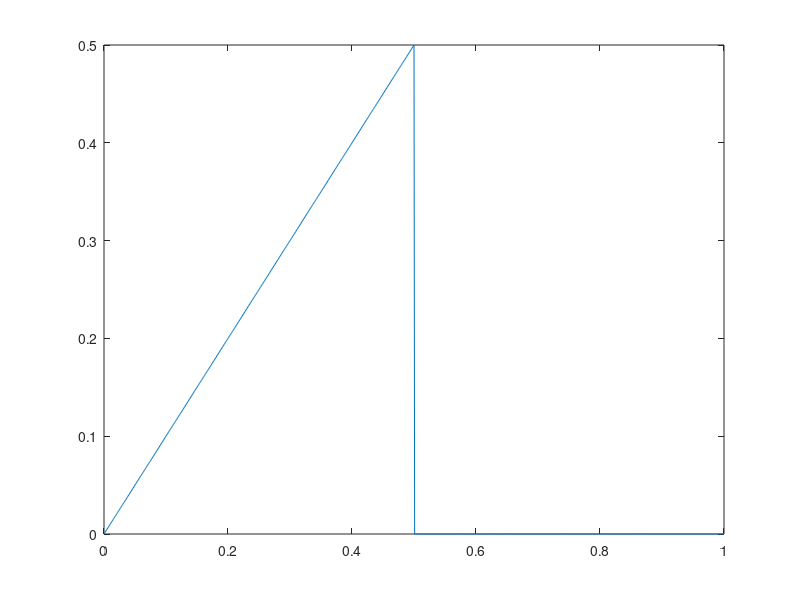

The MATLAB script that drew this image:
% John Semmlow- 'Signals and Systems for Bioengineers, A MATLAB - Based Introduction', 2ndEd
% Example 3.2
% MATLAB program to check the analytical result of fourier series coefficients 
%

N = 1000;
fs = 1000;
T = 1;
t = (1:N)/fs;
x = [t(1:N/2) zeros(1,N/2)];

plot(t,x);
for m = 1:4
    b = (2/N)*sum(x.*sin(2*pi*m*t));
    a = (2/N)*sum(x.*cos(2*pi*m*t));
    A = sqrt(a^2+b^2);
    phi = atan2(b,a)*360/(2*pi);
    disp([m a b A phi])
end

clear a b;
